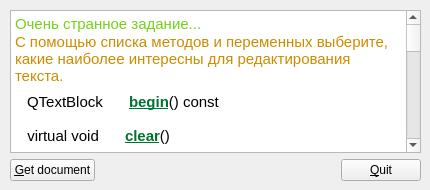
    <widget class="QWidget" name="ex4">
     <attribute name="title">
      <string>Ex. 4</string>
     </attribute>
     <widget class="QWidget" name="">
      <property name="geometry">
       <rect>
        <x>10</x>
        <y>10</y>
        <width>411</width>
        <height>171</height>
       </rect>
      </property>
      <layout class="QVBoxLayout" name="verticalLayout_7">
       <item>
        <widget class="QTextEdit" name="tEdit_2">
         <property name="documentTitle">
          <string>I'm document from object QTextEdit class - tEdit_2</string>
         </property>
         <property name="html">
          <string>&lt;!DOCTYPE HTML PUBLIC &quot;-//W3C//DTD HTML 4.0//EN&quot; &quot;http://www.w3.org/TR/REC-html40/strict.dtd&quot;&gt;
&lt;html&gt;&lt;head&gt;&lt;meta name=&quot;qrichtext&quot; content=&quot;1&quot; /&gt;&lt;title&gt;I'm document from object QTextEdit class - tEdit_2&lt;/title&gt;&lt;style type=&quot;text/css&quot;&gt;
p, li { white-space: pre-wrap; }
&lt;/style&gt;&lt;/head&gt;&lt;body style=&quot; font-family:'Ubuntu'; font-size:11pt; font-weight:400; font-style:normal;&quot;&gt;
&lt;p style=&quot; margin-top:0px; margin-bottom:0px; margin-left:0px; margin-right:0px; -qt-block-indent:0; text-indent:0px;&quot;&gt;&lt;span style=&quot; font-family:'Ubuntu'; color:#73d216;&quot;&gt;Очень странное задание...&lt;/span&gt;&lt;/p&gt;
&lt;p style=&quot; margin-top:0px; margin-bottom:0px; margin-left:0px; margin-right:0px; -qt-block-indent:0; text-indent:0px;&quot;&gt;&lt;span style=&quot; font-family:'Ubuntu'; color:#cd8b00;&quot;&gt;С помощью списка методов и переменных выберите, какие наиболее интересны для редактирования текста.&lt;/span&gt;&lt;/p&gt;
&lt;p style=&quot;-qt-paragraph-type:empty; margin-top:0px; margin-bottom:0px; margin-left:0px; margin-right:0px; -qt-block-indent:0; text-indent:0px; font-family:'Ubuntu'; color:#cd8b00;&quot;&gt;&lt;br /&gt;&lt;/p&gt;
&lt;table border=&quot;0&quot; style=&quot; margin-top:0px; margin-bottom:0px; margin-left:0px; margin-right:0px;&quot; cellspacing=&quot;2&quot; cellpadding=&quot;0&quot;&gt;
&lt;tr&gt;
&lt;td style=&quot; padding-left:10; padding-right:10; padding-top:6; padding-bottom:6;&quot;&gt;
&lt;p align=&quot;right&quot; style=&quot; margin-top:0px; margin-bottom:0px; margin-left:0px; margin-right:0px; -qt-block-indent:0; text-indent:0px;&quot;&gt;&lt;span style=&quot; font-family:'Ubuntu';&quot;&gt;QTextBlock &lt;/span&gt;&lt;/p&gt;&lt;/td&gt;
&lt;td style=&quot; padding-left:10; padding-right:10; padding-top:6; padding-bottom:6;&quot;&gt;
&lt;p style=&quot; margin-top:0px; margin-bottom:0px; margin-left:0px; margin-right:0px; -qt-block-indent:0; text-indent:0px;&quot;&gt;&lt;a href=&quot;qtextdocument.html#begin&quot;&gt;&lt;span style=&quot; font-family:'Ubuntu'; font-weight:600; text-decoration: underline; color:#007330;&quot;&gt;begin&lt;/span&gt;&lt;/a&gt;&lt;span style=&quot; font-family:'Ubuntu';&quot;&gt;() const&lt;/span&gt;&lt;/p&gt;&lt;/td&gt;&lt;/tr&gt;&lt;/table&gt;
&lt;table border=&quot;0&quot; style=&quot; margin-top:0px; margin-bottom:0px; margin-left:0px; margin-right:0px;&quot; cellspacing=&quot;2&quot; cellpadding=&quot;0&quot;&gt;
&lt;tr&gt;
&lt;td style=&quot; padding-left:10; padding-right:10; padding-top:6; padding-bottom:6;&quot;&gt;
&lt;p align=&quot;right&quot; style=&quot; margin-top:0px; margin-bottom:0px; margin-left:0px; margin-right:0px; -qt-block-indent:0; text-indent:0px;&quot;&gt;&lt;span style=&quot; font-family:'Ubuntu';&quot;&gt;virtual void &lt;/span&gt;&lt;/p&gt;&lt;/td&gt;
&lt;td style=&quot; padding-left:10; padding-right:10; padding-top:6; padding-bottom:6;&quot;&gt;
&lt;p style=&quot; margin-top:0px; margin-bottom:0px; margin-left:0px; margin-right:0px; -qt-block-indent:0; text-indent:0px;&quot;&gt;&lt;a href=&quot;qtextdocument.html#clear&quot;&gt;&lt;span style=&quot; font-family:'Ubuntu'; font-weight:600; text-decoration: underline; color:#007330;&quot;&gt;clear&lt;/span&gt;&lt;/a&gt;&lt;span style=&quot; font-family:'Ubuntu';&quot;&gt;()&lt;/span&gt;&lt;/p&gt;&lt;/td&gt;&lt;/tr&gt;&lt;/table&gt;
&lt;p style=&quot;-qt-paragraph-type:empty; margin-top:0px; margin-bottom:0px; margin-left:0px; margin-right:0px; -qt-block-indent:0; text-indent:0px; font-family:'Ubuntu';&quot;&gt;&lt;br /&gt;&lt;/p&gt;
&lt;table border=&quot;0&quot; style=&quot; margin-top:0px; margin-bottom:0px; margin-left:0px; margin-right:0px;&quot; cellspacing=&quot;2&quot; cellpadding=&quot;0&quot;&gt;
&lt;tr&gt;
&lt;td style=&quot; padding-left:10; padding-right:10; padding-top:6; padding-bottom:6;&quot;&gt;
&lt;p align=&quot;right&quot; style=&quot; margin-top:0px; margin-bottom:0px; margin-left:0px; margin-right:0px; -qt-block-indent:0; text-indent:0px;&quot;&gt;&lt;span style=&quot; font-family:'Ubuntu';&quot;&gt;QTextDocument *&lt;/span&gt;&lt;/p&gt;&lt;/td&gt;
&lt;td style=&quot; padding-left:10; padding-right:10; padding-top:6; padding-bottom:6;&quot;&gt;
&lt;p style=&quot; margin-top:0px; margin-bottom:0px; margin-left:0px; margin-right:0px; -qt-block-indent:0; text-indent:0px;&quot;&gt;&lt;a href=&quot;qtextdocument.html#clone&quot;&gt;&lt;span style=&quot; font-family:'Ubuntu'; font-weight:600; text-decoration: underline; color:#007330;&quot;&gt;clone&lt;/span&gt;&lt;/a&gt;&lt;span style=&quot; font-family:'Ubuntu';&quot;&gt;(QObject *&lt;/span&gt;&lt;span style=&quot; font-family:'Ubuntu'; font-style:italic;&quot;&gt;parent&lt;/span&gt;&lt;span style=&quot; font-family:'Ubuntu';&quot;&gt; = nullptr) const&lt;/span&gt;&lt;/p&gt;&lt;/td&gt;&lt;/tr&gt;&lt;/table&gt;
&lt;p style=&quot;-qt-paragraph-type:empty; margin-top:0px; margin-bottom:0px; margin-left:0px; margin-right:0px; -qt-block-indent:0; text-indent:0px; font-family:'Ubuntu';&quot;&gt;&lt;br /&gt;&lt;/p&gt;
&lt;table border=&quot;0&quot; style=&quot; margin-top:0px; margin-bottom:0px; margin-left:0px; margin-right:0px;&quot; cellspacing=&quot;2&quot; cellpadding=&quot;0&quot;&gt;
&lt;tr&gt;
&lt;td style=&quot; padding-left:10; padding-right:10; padding-top:6; padding-bottom:6;&quot;&gt;
&lt;p align=&quot;right&quot; style=&quot; margin-top:0px; margin-bottom:0px; margin-left:0px; margin-right:0px; -qt-block-indent:0; text-indent:0px;&quot;&gt;&lt;span style=&quot; font-family:'Ubuntu';&quot;&gt;QFont &lt;/span&gt;&lt;/p&gt;&lt;/td&gt;
&lt;td style=&quot; padding-left:10; padding-right:10; padding-top:6; padding-bottom:6;&quot;&gt;
&lt;p style=&quot; margin-top:0px; margin-bottom:0px; margin-left:0px; margin-right:0px; -qt-block-indent:0; text-indent:0px;&quot;&gt;&lt;a href=&quot;qtextdocument.html#defaultFont&quot;&gt;&lt;span style=&quot; font-family:'Ubuntu'; font-weight:600; text-decoration: underline; color:#007330;&quot;&gt;defaultFont&lt;/span&gt;&lt;/a&gt;&lt;span style=&quot; font-family:'Ubuntu';&quot;&gt;() const&lt;/span&gt;&lt;/p&gt;&lt;/td&gt;&lt;/tr&gt;&lt;/table&gt;
&lt;p style=&quot;-qt-paragraph-type:empty; margin-top:0px; margin-bottom:0px; margin-left:0px; margin-right:0px; -qt-block-indent:0; text-indent:0px; font-family:'Ubuntu';&quot;&gt;&lt;br /&gt;&lt;/p&gt;
&lt;table border=&quot;0&quot; style=&quot; margin-top:0px; margin-bottom:0px; margin-left:0px; margin-right:0px;&quot; cellspacing=&quot;2&quot; cellpadding=&quot;0&quot;&gt;
&lt;tr&gt;
&lt;td style=&quot; padding-left:10; padding-right:10; padding-top:6; padding-bottom:6;&quot;&gt;
&lt;p align=&quot;right&quot; style=&quot; margin-top:0px; margin-bottom:0px; margin-left:0px; margin-right:0px; -qt-block-indent:0; text-indent:0px;&quot;&gt;&lt;span style=&quot; font-family:'Ubuntu';&quot;&gt;QTextOption &lt;/span&gt;&lt;/p&gt;&lt;/td&gt;
&lt;td style=&quot; padding-left:10; padding-right:10; padding-top:6; padding-bottom:6;&quot;&gt;
&lt;p style=&quot; margin-top:0px; margin-bottom:0px; margin-left:0px; margin-right:0px; -qt-block-indent:0; text-indent:0px;&quot;&gt;&lt;a href=&quot;qtextdocument.html#defaultTextOption&quot;&gt;&lt;span style=&quot; font-family:'Ubuntu'; font-weight:600; text-decoration: underline; color:#007330;&quot;&gt;defaultTextOption&lt;/span&gt;&lt;/a&gt;&lt;span style=&quot; font-family:'Ubuntu';&quot;&gt;() const&lt;/span&gt;&lt;/p&gt;&lt;/td&gt;&lt;/tr&gt;&lt;/table&gt;
&lt;p style=&quot;-qt-paragraph-type:empty; margin-top:0px; margin-bottom:0px; margin-left:0px; margin-right:0px; -qt-block-indent:0; text-indent:0px; font-family:'Ubuntu';&quot;&gt;&lt;br /&gt;&lt;/p&gt;
&lt;table border=&quot;0&quot; style=&quot; margin-top:0px; margin-bottom:0px; margin-left:0px; margin-right:0px;&quot; cellspacing=&quot;2&quot; cellpadding=&quot;0&quot;&gt;
&lt;tr&gt;
&lt;td style=&quot; padding-left:10; padding-right:10; padding-top:6; padding-bottom:6;&quot;&gt;
&lt;p align=&quot;right&quot; style=&quot; margin-top:0px; margin-bottom:0px; margin-left:0px; margin-right:0px; -qt-block-indent:0; text-indent:0px;&quot;&gt;&lt;span style=&quot; font-family:'Ubuntu';&quot;&gt;QTextBlock &lt;/span&gt;&lt;/p&gt;&lt;/td&gt;
&lt;td style=&quot; padding-left:10; padding-right:10; padding-top:6; padding-bottom:6;&quot;&gt;
&lt;p style=&quot; margin-top:0px; margin-bottom:0px; margin-left:0px; margin-right:0px; -qt-block-indent:0; text-indent:0px;&quot;&gt;&lt;a href=&quot;qtextdocument.html#end&quot;&gt;&lt;span style=&quot; font-family:'Ubuntu'; font-weight:600; text-decoration: underline; color:#007330;&quot;&gt;end&lt;/span&gt;&lt;/a&gt;&lt;span style=&quot; font-family:'Ubuntu';&quot;&gt;() const&lt;/span&gt;&lt;/p&gt;&lt;/td&gt;&lt;/tr&gt;
&lt;tr&gt;
&lt;td style=&quot; padding-left:10; padding-right:10; padding-top:6; padding-bottom:6;&quot;&gt;
&lt;p align=&quot;right&quot; style=&quot; margin-top:0px; margin-bottom:0px; margin-left:0px; margin-right:0px; -qt-block-indent:0; text-indent:0px;&quot;&gt;&lt;span style=&quot; font-family:'Ubuntu';&quot;&gt;QTextCursor &lt;/span&gt;&lt;/p&gt;&lt;/td&gt;
&lt;td style=&quot; padding-left:10; padding-right:10; padding-top:6; padding-bottom:6;&quot;&gt;
&lt;p style=&quot; margin-top:0px; margin-bottom:0px; margin-left:0px; margin-right:0px; -qt-block-indent:0; text-indent:0px;&quot;&gt;&lt;a href=&quot;qtextdocument.html#find&quot;&gt;&lt;span style=&quot; font-family:'Ubuntu'; font-weight:600; text-decoration: underline; color:#007330;&quot;&gt;find&lt;/span&gt;&lt;/a&gt;&lt;span style=&quot; font-family:'Ubuntu';&quot;&gt;(const QString &amp;amp;&lt;/span&gt;&lt;span style=&quot; font-family:'Ubuntu'; font-style:italic;&quot;&gt;subString&lt;/span&gt;&lt;span style=&quot; font-family:'Ubuntu';&quot;&gt;, const QTextCursor &amp;amp;&lt;/span&gt;&lt;span style=&quot; font-family:'Ubuntu'; font-style:italic;&quot;&gt;cursor&lt;/span&gt;&lt;span style=&quot; font-family:'Ubuntu';&quot;&gt;, QTextDocument::FindFlags &lt;/span&gt;&lt;span style=&quot; font-family:'Ubuntu'; font-style:italic;&quot;&gt;options&lt;/span&gt;&lt;span style=&quot; font-family:'Ubuntu';&quot;&gt; = ...) const&lt;/span&gt;&lt;/p&gt;&lt;/td&gt;&lt;/tr&gt;
&lt;tr&gt;
&lt;td style=&quot; padding-left:10; padding-right:10; padding-top:6; padding-bottom:6;&quot;&gt;
&lt;p align=&quot;right&quot; style=&quot; margin-top:0px; margin-bottom:0px; margin-left:0px; margin-right:0px; -qt-block-indent:0; text-indent:0px;&quot;&gt;&lt;span style=&quot; font-family:'Ubuntu';&quot;&gt;QTextCursor &lt;/span&gt;&lt;/p&gt;&lt;/td&gt;
&lt;td style=&quot; padding-left:10; padding-right:10; padding-top:6; padding-bottom:6;&quot;&gt;
&lt;p style=&quot; margin-top:0px; margin-bottom:0px; margin-left:0px; margin-right:0px; -qt-block-indent:0; text-indent:0px;&quot;&gt;&lt;a href=&quot;qtextdocument.html#find-1&quot;&gt;&lt;span style=&quot; font-family:'Ubuntu'; font-weight:600; text-decoration: underline; color:#007330;&quot;&gt;find&lt;/span&gt;&lt;/a&gt;&lt;span style=&quot; font-family:'Ubuntu';&quot;&gt;(const QString &amp;amp;&lt;/span&gt;&lt;span style=&quot; font-family:'Ubuntu'; font-style:italic;&quot;&gt;subString&lt;/span&gt;&lt;span style=&quot; font-family:'Ubuntu';&quot;&gt;, int &lt;/span&gt;&lt;span style=&quot; font-family:'Ubuntu'; font-style:italic;&quot;&gt;position&lt;/span&gt;&lt;span style=&quot; font-family:'Ubuntu';&quot;&gt; = 0, QTextDocument::FindFlags &lt;/span&gt;&lt;span style=&quot; font-family:'Ubuntu'; font-style:italic;&quot;&gt;options&lt;/span&gt;&lt;span style=&quot; font-family:'Ubuntu';&quot;&gt; = ...) const&lt;/span&gt;&lt;/p&gt;&lt;/td&gt;&lt;/tr&gt;
&lt;tr&gt;
&lt;td style=&quot; padding-left:10; padding-right:10; padding-top:6; padding-bottom:6;&quot;&gt;
&lt;p align=&quot;right&quot; style=&quot; margin-top:0px; margin-bottom:0px; margin-left:0px; margin-right:0px; -qt-block-indent:0; text-indent:0px;&quot;&gt;&lt;span style=&quot; font-family:'Ubuntu';&quot;&gt;QTextCursor &lt;/span&gt;&lt;/p&gt;&lt;/td&gt;
&lt;td style=&quot; padding-left:10; padding-right:10; padding-top:6; padding-bottom:6;&quot;&gt;
&lt;p style=&quot; margin-top:0px; margin-bottom:0px; margin-left:0px; margin-right:0px; -qt-block-indent:0; text-indent:0px;&quot;&gt;&lt;a href=&quot;qtextdocument.html#find-2&quot;&gt;&lt;span style=&quot; font-family:'Ubuntu'; font-weight:600; text-decoration: underline; color:#007330;&quot;&gt;find&lt;/span&gt;&lt;/a&gt;&lt;span style=&quot; font-family:'Ubuntu';&quot;&gt;(const QRegExp &amp;amp;&lt;/span&gt;&lt;span style=&quot; font-family:'Ubuntu'; font-style:italic;&quot;&gt;expr&lt;/span&gt;&lt;span style=&quot; font-family:'Ubuntu';&quot;&gt;, int &lt;/span&gt;&lt;span style=&quot; font-family:'Ubuntu'; font-style:italic;&quot;&gt;from&lt;/span&gt;&lt;span style=&quot; font-family:'Ubuntu';&quot;&gt; = 0, QTextDocument::FindFlags &lt;/span&gt;&lt;span style=&quot; font-family:'Ubuntu'; font-style:italic;&quot;&gt;options&lt;/span&gt;&lt;span style=&quot; font-family:'Ubuntu';&quot;&gt; = ...) const&lt;/span&gt;&lt;/p&gt;&lt;/td&gt;&lt;/tr&gt;
&lt;tr&gt;
&lt;td style=&quot; padding-left:10; padding-right:10; padding-top:6; padding-bottom:6;&quot;&gt;
&lt;p align=&quot;right&quot; style=&quot; margin-top:0px; margin-bottom:0px; margin-left:0px; margin-right:0px; -qt-block-indent:0; text-indent:0px;&quot;&gt;&lt;span style=&quot; font-family:'Ubuntu';&quot;&gt;QTextCursor &lt;/span&gt;&lt;/p&gt;&lt;/td&gt;
&lt;td style=&quot; padding-left:10; padding-right:10; padding-top:6; padding-bottom:6;&quot;&gt;
&lt;p style=&quot; margin-top:0px; margin-bottom:0px; margin-left:0px; margin-right:0px; -qt-block-indent:0; text-indent:0px;&quot;&gt;&lt;a href=&quot;qtextdocument.html#find-3&quot;&gt;&lt;span style=&quot; font-family:'Ubuntu'; font-weight:600; text-decoration: underline; color:#007330;&quot;&gt;find&lt;/span&gt;&lt;/a&gt;&lt;span style=&quot; font-family:'Ubuntu';&quot;&gt;(const QRegExp &amp;amp;&lt;/span&gt;&lt;span style=&quot; font-family:'Ubuntu'; font-style:italic;&quot;&gt;expr&lt;/span&gt;&lt;span style=&quot; font-family:'Ubuntu';&quot;&gt;, const QTextCursor &amp;amp;&lt;/span&gt;&lt;span style=&quot; font-family:'Ubuntu'; font-style:italic;&quot;&gt;cursor&lt;/span&gt;&lt;span style=&quot; font-family:'Ubuntu';&quot;&gt;, QTextDocument::FindFlags &lt;/span&gt;&lt;span style=&quot; font-family:'Ubuntu'; font-style:italic;&quot;&gt;options&lt;/span&gt;&lt;span style=&quot; font-family:'Ubuntu';&quot;&gt; = ...) const&lt;/span&gt;&lt;/p&gt;&lt;/td&gt;&lt;/tr&gt;
&lt;tr&gt;
&lt;td style=&quot; padding-left:10; padding-right:10; padding-top:6; padding-bottom:6;&quot;&gt;
&lt;p align=&quot;right&quot; style=&quot; margin-top:0px; margin-bottom:0px; margin-left:0px; margin-right:0px; -qt-block-indent:0; text-indent:0px;&quot;&gt;&lt;span style=&quot; font-family:'Ubuntu';&quot;&gt;QTextCursor &lt;/span&gt;&lt;/p&gt;&lt;/td&gt;
&lt;td style=&quot; padding-left:10; padding-right:10; padding-top:6; padding-bottom:6;&quot;&gt;
&lt;p style=&quot; margin-top:0px; margin-bottom:0px; margin-left:0px; margin-right:0px; -qt-block-indent:0; text-indent:0px;&quot;&gt;&lt;a href=&quot;qtextdocument.html#find-4&quot;&gt;&lt;span style=&quot; font-family:'Ubuntu'; font-weight:600; text-decoration: underline; color:#007330;&quot;&gt;find&lt;/span&gt;&lt;/a&gt;&lt;span style=&quot; font-family:'Ubuntu';&quot;&gt;(const QRegularExpression &amp;amp;&lt;/span&gt;&lt;span style=&quot; font-family:'Ubuntu'; font-style:italic;&quot;&gt;expr&lt;/span&gt;&lt;span style=&quot; font-family:'Ubuntu';&quot;&gt;, int &lt;/span&gt;&lt;span style=&quot; font-family:'Ubuntu'; font-style:italic;&quot;&gt;from&lt;/span&gt;&lt;span style=&quot; font-family:'Ubuntu';&quot;&gt; = 0, QTextDocument::FindFlags &lt;/span&gt;&lt;span style=&quot; font-family:'Ubuntu'; font-style:italic;&quot;&gt;options&lt;/span&gt;&lt;span style=&quot; font-family:'Ubuntu';&quot;&gt; = ...) const&lt;/span&gt;&lt;/p&gt;&lt;/td&gt;&lt;/tr&gt;
&lt;tr&gt;
&lt;td style=&quot; padding-left:10; padding-right:10; padding-top:6; padding-bottom:6;&quot;&gt;
&lt;p align=&quot;right&quot; style=&quot; margin-top:0px; margin-bottom:0px; margin-left:0px; margin-right:0px; -qt-block-indent:0; text-indent:0px;&quot;&gt;&lt;span style=&quot; font-family:'Ubuntu';&quot;&gt;QTextCursor &lt;/span&gt;&lt;/p&gt;&lt;/td&gt;
&lt;td style=&quot; padding-left:10; padding-right:10; padding-top:6; padding-bottom:6;&quot;&gt;
&lt;p style=&quot; margin-top:0px; margin-bottom:0px; margin-left:0px; margin-right:0px; -qt-block-indent:0; text-indent:0px;&quot;&gt;&lt;a href=&quot;qtextdocument.html#find-5&quot;&gt;&lt;span style=&quot; font-family:'Ubuntu'; font-weight:600; text-decoration: underline; color:#007330;&quot;&gt;find&lt;/span&gt;&lt;/a&gt;&lt;span style=&quot; font-family:'Ubuntu';&quot;&gt;(const QRegularExpression &amp;amp;&lt;/span&gt;&lt;span style=&quot; font-family:'Ubuntu'; font-style:italic;&quot;&gt;expr&lt;/span&gt;&lt;span style=&quot; font-family:'Ubuntu';&quot;&gt;, const QTextCursor &amp;amp;&lt;/span&gt;&lt;span style=&quot; font-family:'Ubuntu'; font-style:italic;&quot;&gt;cursor&lt;/span&gt;&lt;span style=&quot; font-family:'Ubuntu';&quot;&gt;, QTextDocument::FindFlags &lt;/span&gt;&lt;span style=&quot; font-family:'Ubuntu'; font-style:italic;&quot;&gt;options&lt;/span&gt;&lt;span style=&quot; font-family:'Ubuntu';&quot;&gt; = ...) const&lt;/span&gt;&lt;/p&gt;&lt;/td&gt;&lt;/tr&gt;
&lt;tr&gt;
&lt;td style=&quot; padding-left:10; padding-right:10; padding-top:6; padding-bottom:6;&quot;&gt;
&lt;p align=&quot;right&quot; style=&quot; margin-top:0px; margin-bottom:0px; margin-left:0px; margin-right:0px; -qt-block-indent:0; text-indent:0px;&quot;&gt;&lt;span style=&quot; font-family:'Ubuntu';&quot;&gt;QTextBlock &lt;/span&gt;&lt;/p&gt;&lt;/td&gt;
&lt;td style=&quot; padding-left:10; padding-right:10; padding-top:6; padding-bottom:6;&quot;&gt;
&lt;p style=&quot; margin-top:0px; margin-bottom:0px; margin-left:0px; margin-right:0px; -qt-block-indent:0; text-indent:0px;&quot;&gt;&lt;a href=&quot;qtextdocument.html#findBlock&quot;&gt;&lt;span style=&quot; font-family:'Ubuntu'; font-weight:600; text-decoration: underline; color:#007330;&quot;&gt;findBlock&lt;/span&gt;&lt;/a&gt;&lt;span style=&quot; font-family:'Ubuntu';&quot;&gt;(int &lt;/span&gt;&lt;span style=&quot; font-family:'Ubuntu'; font-style:italic;&quot;&gt;pos&lt;/span&gt;&lt;span style=&quot; font-family:'Ubuntu';&quot;&gt;) const&lt;/span&gt;&lt;/p&gt;&lt;/td&gt;&lt;/tr&gt;&lt;/table&gt;
&lt;p style=&quot;-qt-paragraph-type:empty; margin-top:0px; margin-bottom:0px; margin-left:0px; margin-right:0px; -qt-block-indent:0; text-indent:0px; font-family:'Ubuntu';&quot;&gt;&lt;br /&gt;&lt;/p&gt;
&lt;table border=&quot;0&quot; style=&quot; margin-top:0px; margin-bottom:0px; margin-left:0px; margin-right:0px;&quot; cellspacing=&quot;2&quot; cellpadding=&quot;0&quot;&gt;
&lt;tr&gt;
&lt;td style=&quot; padding-left:10; padding-right:10; padding-top:6; padding-bottom:6;&quot;&gt;
&lt;p align=&quot;right&quot; style=&quot; margin-top:0px; margin-bottom:0px; margin-left:0px; margin-right:0px; -qt-block-indent:0; text-indent:0px;&quot;&gt;&lt;span style=&quot; font-family:'Ubuntu';&quot;&gt;QTextBlock &lt;/span&gt;&lt;/p&gt;&lt;/td&gt;
&lt;td style=&quot; padding-left:10; padding-right:10; padding-top:6; padding-bottom:6;&quot;&gt;
&lt;p style=&quot; margin-top:0px; margin-bottom:0px; margin-left:0px; margin-right:0px; -qt-block-indent:0; text-indent:0px;&quot;&gt;&lt;a href=&quot;qtextdocument.html#lastBlock&quot;&gt;&lt;span style=&quot; font-family:'Ubuntu'; font-weight:600; text-decoration: underline; color:#007330;&quot;&gt;lastBlock&lt;/span&gt;&lt;/a&gt;&lt;span style=&quot; font-family:'Ubuntu';&quot;&gt;() const&lt;/span&gt;&lt;/p&gt;&lt;/td&gt;&lt;/tr&gt;
&lt;tr&gt;
&lt;td style=&quot; padding-left:10; padding-right:10; padding-top:6; padding-bottom:6;&quot;&gt;
&lt;p align=&quot;right&quot; style=&quot; margin-top:0px; margin-bottom:0px; margin-left:0px; margin-right:0px; -qt-block-indent:0; text-indent:0px;&quot;&gt;&lt;span style=&quot; font-family:'Ubuntu';&quot;&gt;int &lt;/span&gt;&lt;/p&gt;&lt;/td&gt;
&lt;td style=&quot; padding-left:10; padding-right:10; padding-top:6; padding-bottom:6;&quot;&gt;
&lt;p style=&quot; margin-top:0px; margin-bottom:0px; margin-left:0px; margin-right:0px; -qt-block-indent:0; text-indent:0px;&quot;&gt;&lt;a href=&quot;qtextdocument.html#lineCount&quot;&gt;&lt;span style=&quot; font-family:'Ubuntu'; font-weight:600; text-decoration: underline; color:#007330;&quot;&gt;lineCount&lt;/span&gt;&lt;/a&gt;&lt;span style=&quot; font-family:'Ubuntu';&quot;&gt;() const&lt;/span&gt;&lt;/p&gt;&lt;/td&gt;&lt;/tr&gt;&lt;/table&gt;
&lt;p style=&quot;-qt-paragraph-type:empty; margin-top:0px; margin-bottom:0px; margin-left:0px; margin-right:0px; -qt-block-indent:0; text-indent:0px; font-family:'Ubuntu';&quot;&gt;&lt;br /&gt;&lt;/p&gt;&lt;/body&gt;&lt;/html&gt;</string>
         </property>
        </widget>
       </item>
       <item>
        <layout class="QHBoxLayout" name="horizontalLayout_12">
         <item>
          <widget class="QPushButton" name="getDoc">
           <property name="text">
            <string>&amp;Get document</string>
           </property>
          </widget>
         </item>
         <item>
          <spacer name="horizontalSpacer_6">
           <property name="orientation">
            <enum>Qt::Horizontal</enum>
           </property>
           <property name="sizeHint" stdset="0">
            <size>
             <width>40</width>
             <height>20</height>
            </size>
           </property>
          </spacer>
         </item>
         <item>
          <widget class="QPushButton" name="quit">
           <property name="text">
            <string>&amp;Quit</string>
           </property>
          </widget>
         </item>
        </layout>
       </item>
      </layout>
     </widget>
    </widget>
